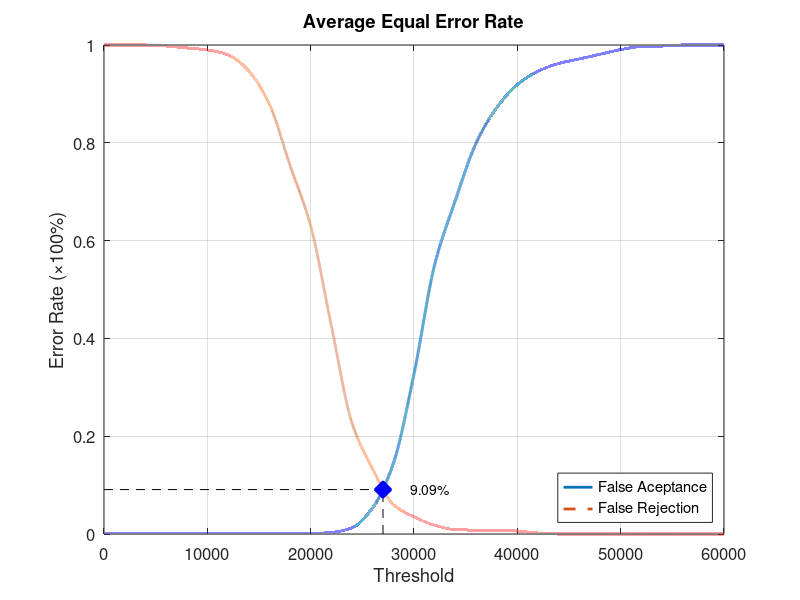
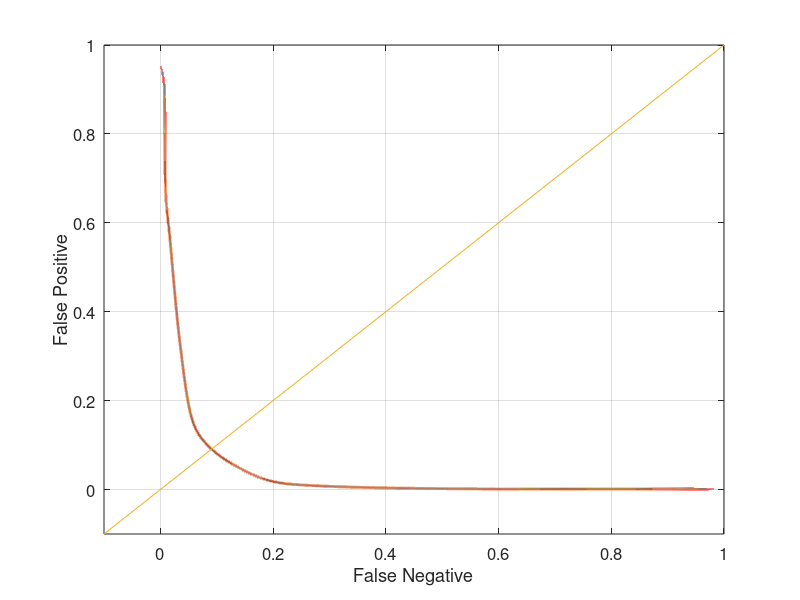

Write the MATLAB code that produced these figures, in order.
function yEER = Database4Average
close all;
clear;
clc;
x = 0:2000:60000;
xq = 0:0.5:60000;

y0 = [0 0.00105263 0.00105263 0.00105263 0.00105263 0.00105263 0.00105263 0.00105263 0.00105263 0.00105263 0.00105263 0.0031579 0.0126316 0.0536842 0.144211 0.327368 0.550526 0.682105 0.798947 0.871579 0.918947 0.946316 0.962105 0.971579 0.981053 0.990526 0.996842 0.997895 1 1 1];
yy0 = interp1(x, y0, xq, 'pchip');
y1 = [1 1 1 0.998 0.994 0.99 0.98 0.947 0.879 0.754 0.63 0.426 0.227 0.133 0.06 0.035 0.018 0.009 0.008 0.008 0.006 0.002 0 0 0 0 0 0 0 0 0];
yy1 = interp1(x, y1, xq, 'pchip');

% Calculating EER: 
y2 = abs(y0 - y1);
find(y2 == min(y2))
yy2 = abs(yy0 - yy1);
xEER = find(yy2 == min(yy2));
xEERIndex = xq(xEER) % X-axis EER
yEER = yy0(xEER) % Y-axis EER

main = figure
plot(xq, yy0,'-','LineWidth', 2);	hold on
plot(xq, yy1,'--','LineWidth', 2);	hold on
plot([xEERIndex xEERIndex], [0 yEER], 'k--');	hold on
plot([0 xEERIndex], [yEER yEER], 'k--');	hold on
plot(xEERIndex, yEER, 'bx', 'LineWidth', 10);	hold on
text(xEERIndex + 10 * xEERIndex / 100, yEER, [num2str(round((10000 * yEER)) / 100) '%'])
legend('False Aceptance', 'False Rejection', 'Location', 'SouthEast')
xlabel('Threshold')
ylabel('Error Rate (\times100%)')
title('Average Equal Error Rate')
set(gca, 'FontSize', 12)
axis([0 60000 0 1])
grid on

print(main, 'Database4AverageMain', '-dpng');
FNRxFPR = figure('Color', [1 1 1]);
plot(yy1, yy0, '-', yy1, yy0, 'LineWidth', 2);
hold on
y = -0.1:0.1:1
plot(y, y); 
set(gca, 'FontSize', 12)
xlabel('False Negative')
ylabel('False Positive')
axis([-0.1 1 -0.1 1])
set(gca, 'FontSize', 12)
grid on

print(FNRxFPR, 'Database4AverageFNRxFPR','-dpng');
end
